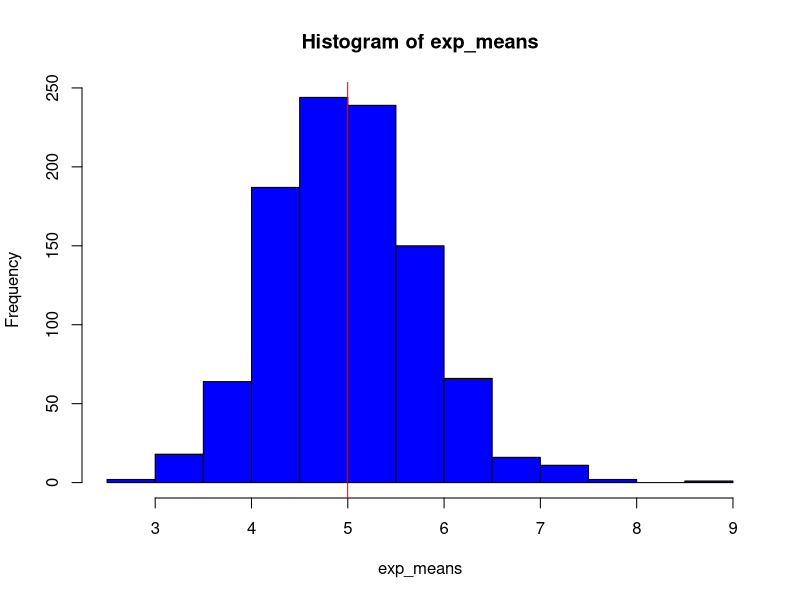
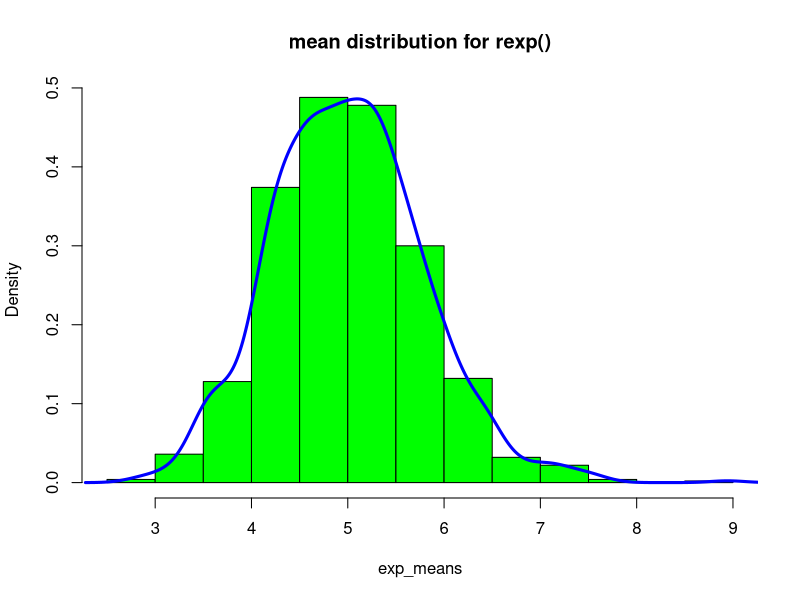
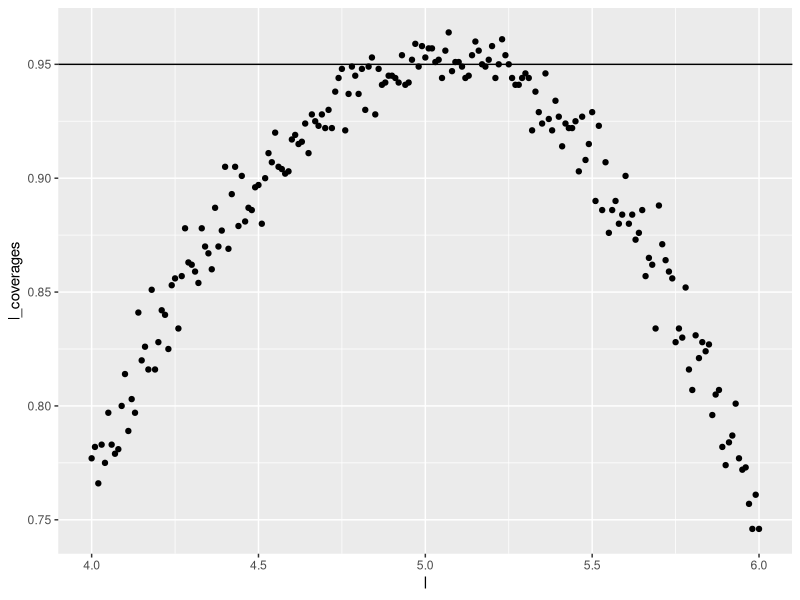

R code for these plots, in order:
library(ggplot2)
lambda=0.2
n=40
theoretical_mean=1/lambda
theoretical_sd=(1/lambda)/sqrt(n)
nsim=1000
set.seed(820)

exp_means=NULL
for(i in 1:nsim) exp_means=c(exp_means,mean(rexp(n,lambda)))

#distribution of sample means
hist(exp_means,col = "blue",breaks=20)
actual_mean<-mean(exp_means)
abline(v=actual_mean, col="red")

print(theoretical_mean)

sample_sd<-sd(exp_means)
print(sample_sd)

sample_variance<-sample_sd^2
print(sample_variance)

print(theoretical_sd)

theoretical_variance<-theoretical_sd^2
print(theoretical_variance)

#exp_means<-as.numeric()
hist(exp_means, prob=TRUE, col="green", main="mean distribution for rexp()", breaks=20)
lines(density(exp_means), lwd=3, col="blue")

#Coverage for confidence interval of 1/lambda
l<-seq(4,6, by=0.01)
coverage <- function(l){
  means<-rowMeans(matrix(rexp(n*nsim, rate = 0.2),nsim,n))
  ll<-means - qnorm(0.975)*sqrt(1/lambda**2/n)
  ul<-means + qnorm(0.975)*sqrt(1/lambda**2/n)
  mean(ll<l & ul>l)
}
l_coverages<-sapply(l,coverage)
qplot(l, l_coverages) + geom_hline(yintercept=0.95)


















